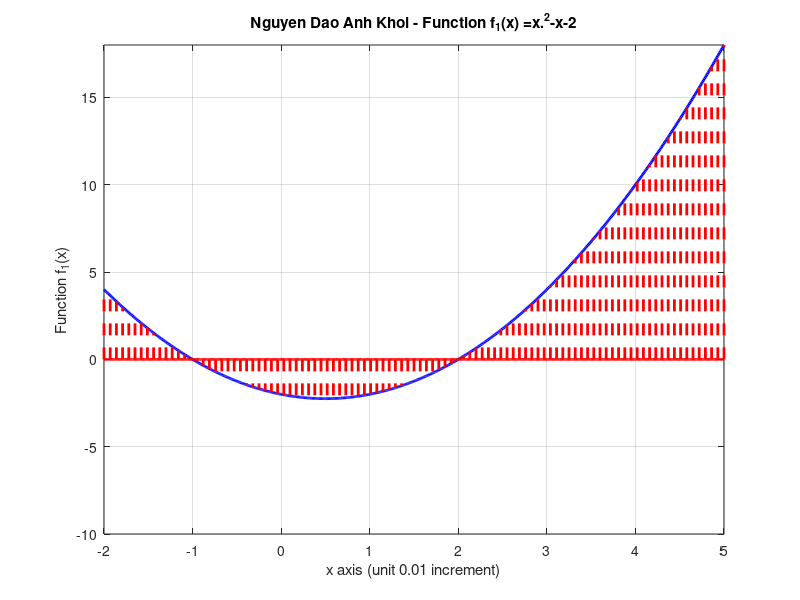

Write MATLAB code to recreate this figure.
clear all
close all
clc

%plot function
x= -2:0.01:5;
% define function f(x)
%fx= @(x) (3.*x-2);
fx= @(x) (x.^2-x-2);
y =fx(x);
%define horizontal - x axis
y0=zeros(1,length(x));

%we divide the interval into N slice
N=100;
increment=(abs(-2)+5)/N;
xx=-2:increment:5;
%integration calculation
S=0;
for k=1:1:N
  S=S+0.5*increment*(fx(xx(k))+fx(xx(k+1)));
end
fprintf("Intergration value is %d",S)
plot(x,y,'b-',"linewidth",2)
hold on
plot(x,y0,'r-',"linewidth",2)
%plot the slice\
for k=1:1:length(xx)
hold on
plot([xx(k) xx(k)],[0 fx(xx(k))],'r--',"linewidth",2);
end
axis([-2 5 -10 fx(5)])
grid on
title('Nguyen Dao Anh Khoi - Function {f_1(x) =x.^2-x-2}')
ylabel('Function f_1(x)');
xlabel('x axis (unit 0.01 increment)');
